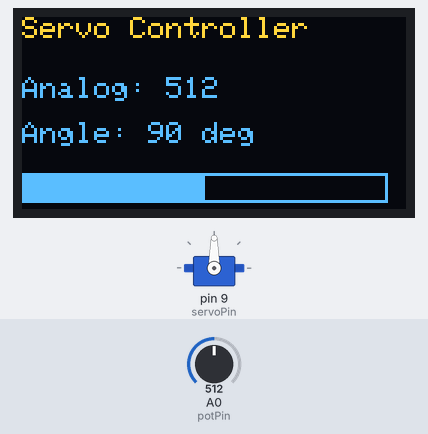
A sketch run on a simulated Arduino Uno, built with avr-gcc and run on an emulated ATmega328P. On the bench: servo, 128×64 one-colour display. The inputs (shaded band) are chosen by the test bench; at power-on: A0 (potPin) = 512. The OLED is the two-colour kind (top 16 rows yellow).

Above: at 1.2 s.
1.3 s: A0 (potPin) set to 716
At 1.9 s:
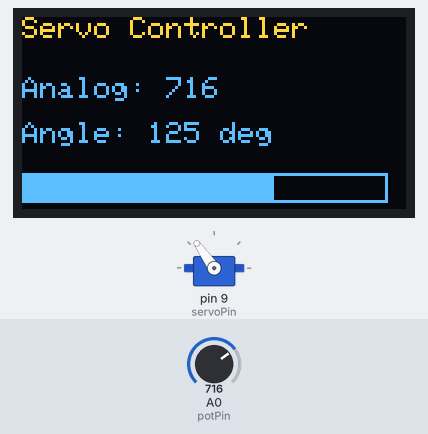
2.8 s: A0 (potPin) set to 900
At 4.0 s:
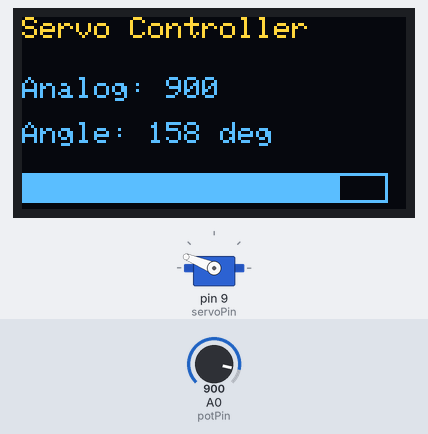
4.3 s: A0 (potPin) set to 1023
At 5.1 s:
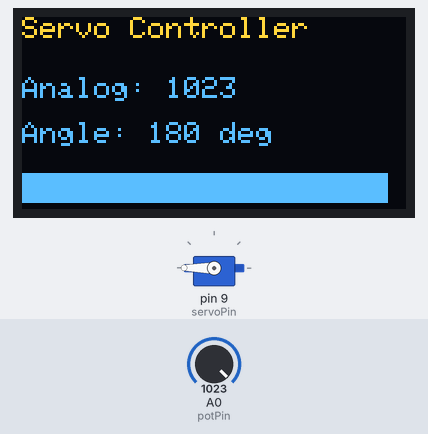
5.8 s: A0 (potPin) set to 306
At 6.3 s:
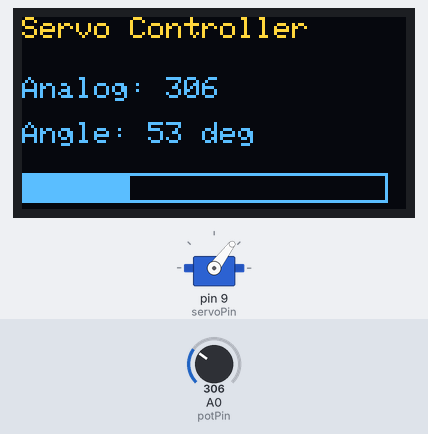
7.3 s: A0 (potPin) set to 122
At 8.5 s:
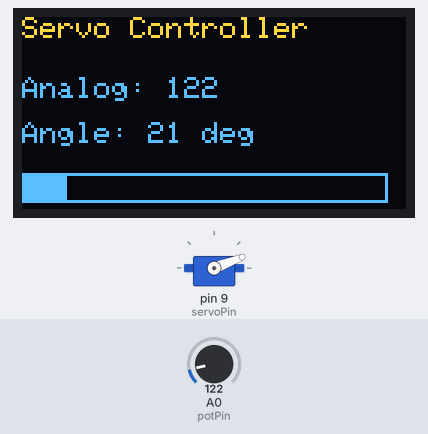
8.8 s: A0 (potPin) set to 0
At 9.3 s:
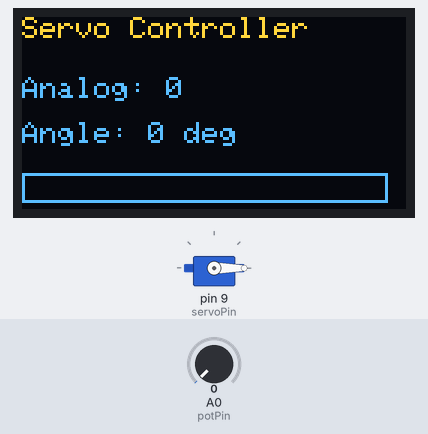
Timing chart, 0 to 11.3 s (numbered marks = the images above; inputs shaded):
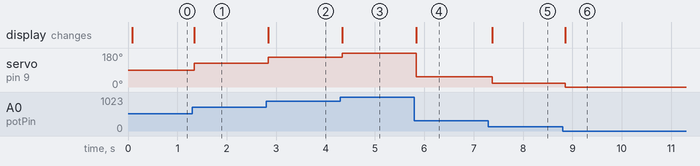

Measured:
- after the input at 1.3 s, servo on pin 9 (servoPin): 90° → 125° at once; the display: changes at once (image 1)
- after the input at 2.8 s, servo on pin 9 (servoPin): 125° → 158° at once; the display: changes at once (image 2)
- after the input at 4.3 s, servo on pin 9 (servoPin): 158° → 180° at once; the display: changes at once (image 3)
- after the input at 5.8 s, servo on pin 9 (servoPin): 180° → 53° at once; the display: changes at once (image 4)
- after the input at 7.3 s, servo on pin 9 (servoPin): 53° → 21° after 0.07 s; the display: changes after 0.07 s (image 5)
- after the input at 8.8 s, servo on pin 9 (servoPin): 21° → 0° after 0.06 s; the display: changes after 0.06 s (image 6)

The sketch:

analog_servo_display.ino
```cpp
#include <Wire.h>
#include <Adafruit_GFX.h>
#include <Adafruit_SSD1306.h>

#define SCREEN_WIDTH 128
#define SCREEN_HEIGHT 64

Adafruit_SSD1306 display(SCREEN_WIDTH, SCREEN_HEIGHT, &Wire, -1);

#include <Servo.h>

int servoPin = 9;
int potPin = A0;

Servo servo;

void setup() {
  servo.attach(servoPin);

  if(!display.begin(SSD1306_SWITCHCAPVCC, 0x3C)) for(;;);

  display.clearDisplay();
  display.setTextSize(1);
  display.setTextColor(SSD1306_WHITE);

  display.setCursor(0, 0);
  display.display();
}

void displayProcessBar(int value) {
  int barWidth = map(value, 0, 1023, 0, 120);

  display.drawRect(0, 52, 122, 10, SSD1306_WHITE);
  display.fillRect(1, 53, barWidth, 8, SSD1306_WHITE);
}

void displayServoStatus(int value) {
  int angle = map(value, 0, 1023, 0, 180);

  display.clearDisplay();

  display.setCursor(0, 0);
  display.print("Servo Controller");

  display.setCursor(0, 20);
  display.print("Analog: ");
  display.print(value);

  display.setCursor(0, 35);
  display.print("Angle: ");
  display.print(angle);
  display.print(" deg");

  displayProcessBar(value);

  display.display();
}

void loop() {
  int value = analogRead(potPin);
  int angle = map(value, 0, 1023, 0, 180);

  servo.write(angle);
  displayServoStatus(value);

  delay(15);
}
```
